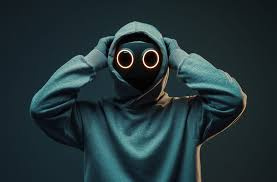
#> input picture day 02/1.jpg, 277 x 182 px
$ python edge.py
#> lines starting #> are read from the running program, lines starting #| are printed output that depends on the picture; after the words box and inside, x2 and y2 are one past the last pixel; in counts of white or black regions, pixels touching at a corner belong together
import cv2
import matplotlib.pyplot as plt
img=cv2.imread("1.jpg")
#> img is the input picture: shape (182, 277, 3); mean B, G, R 56.5, 52.3, 34.5
gray=cv2.cvtColor(img,cv2.COLOR_BGR2GRAY)
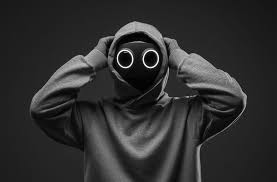
#> gray: shape (182, 277); min 0, max 254, mean 47.5
edges=cv2.Canny(gray,50,100)
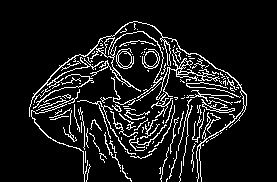
#> edges: shape (182, 277); 9.8% white in thin lines or dots, all inside (x1, y1, x2, y2) = (29, 21, 247, 182)
plt.imshow(cv2.cvtColor(edges,cv2.COLOR_BGR2RGB))
plt.axis("off")
plt.show()
